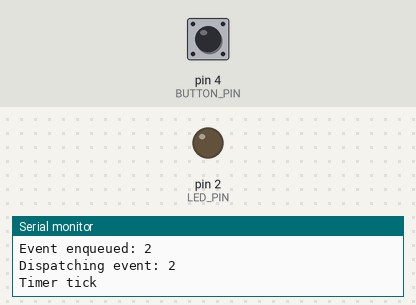
Simulated run of this sketch. Board: Arduino Uno, built with avr-gcc and run on an emulated ATmega328P. On the bench: output pins drawn as LEDs (lit = HIGH), the last lines printed to the serial monitor. Inputs (shaded band) come from the test bench; at power-on: pin 4 (BUTTON_PIN) HIGH.

Above: at 1.2 s.
1.3 s: pin 4 (BUTTON_PIN) pulled LOW for 0.15 s
At 2.0 s:
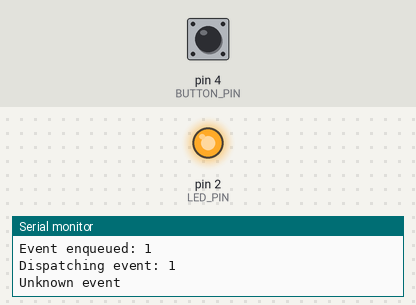
2.9 s: pin 4 (BUTTON_PIN) pulled LOW for 1 s
At 3.2 s:
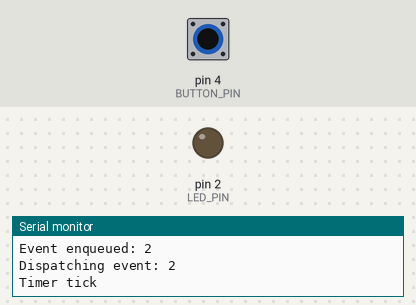
5.4 s: pin 4 (BUTTON_PIN) pulled LOW for 3.2 s
At 6.4 s:
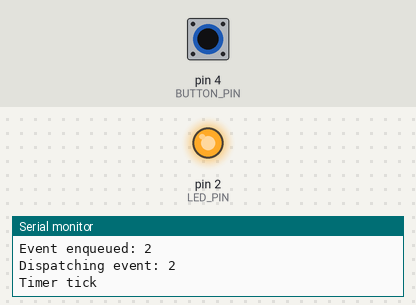
Timing chart, 0 to 8.4 s (numbered marks = the images above; inputs shaded):
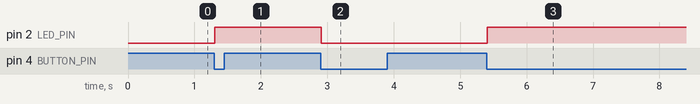

The sketch:

sketch.ino
```cpp
/*
 * Event-Driven - Event-Driven Programming
 *
 * Konsep: Program berdasarkan event
 *
 * Komponen:
 * - LED (D2)
 * - Button (D4)
 *
 * Pinout:
 * - LED   -> GPIO 2
 * - Button -> GPIO 4
 */

const int LED_PIN = 2;
const int BUTTON_PIN = 4;

// Event types
enum EventType {
  EVENT_BUTTON_PRESSED,
  EVENT_BUTTON_RELEASED,
  EVENT_TIMER_TICK,
  EVENT_LED_TOGGLE,
  EVENT_LED_ON,
  EVENT_LED_OFF
};

// Event structure
struct Event {
  EventType type;
  unsigned long timestamp;
  void* data;
};

// Event queue
const int MAX_EVENTS = 10;
Event eventQueue[MAX_EVENTS];
int eventCount = 0;

// Event handlers
typedef void (*EventHandler)(const Event& event);
EventHandler buttonPressHandler = NULL;
EventHandler timerTickHandler = NULL;

unsigned long lastTick = 0;
const unsigned long TICK_INTERVAL = 1000;

void setup() {
  Serial.begin(115200);
  pinMode(LED_PIN, OUTPUT);
  pinMode(BUTTON_PIN, INPUT_PULLUP);

  Serial.println("Event-Driven Demo Started");

  // Register event handlers
  registerEventHandler(EVENT_BUTTON_PRESSED, onButtonPressed);
  registerEventHandler(EVENT_TIMER_TICK, onTimerTick);

  Serial.println("Event handlers registered");
}

void loop() {
  // Generate events
  generateEvents();

  // Process events
  processEvents();

  delay(10);
}

void generateEvents() {
  // Check button
  static int lastButtonState = HIGH;
  int buttonState = digitalRead(BUTTON_PIN);

  if (buttonState != lastButtonState) {
    if (buttonState == LOW) {
      enqueueEvent(EVENT_BUTTON_PRESSED);
    } else {
      enqueueEvent(EVENT_BUTTON_RELEASED);
    }
    lastButtonState = buttonState;
  }

  // Check timer
  if (millis() - lastTick >= TICK_INTERVAL) {
    lastTick = millis();
    enqueueEvent(EVENT_TIMER_TICK);
  }
}

void enqueueEvent(EventType type) {
  if (eventCount < MAX_EVENTS) {
    eventQueue[eventCount].type = type;
    eventQueue[eventCount].timestamp = millis();
    eventQueue[eventCount].data = NULL;
    eventCount++;

    Serial.print("Event enqueued: ");
    Serial.println(type);
  } else {
    Serial.println("Event queue full!");
  }
}

void processEvents() {
  // Process all events in queue
  while (eventCount > 0) {
    Event event = eventQueue[0];

    // Shift remaining events
    for (int i = 0; i < eventCount - 1; i++) {
      eventQueue[i] = eventQueue[i + 1];
    }
    eventCount--;

    // Dispatch event
    dispatchEvent(event);
  }
}

void dispatchEvent(const Event& event) {
  Serial.print("Dispatching event: ");
  Serial.println(event.type);

  switch (event.type) {
    case EVENT_BUTTON_PRESSED:
      if (buttonPressHandler != NULL) {
        buttonPressHandler(event);
      }
      break;

    case EVENT_TIMER_TICK:
      if (timerTickHandler != NULL) {
        timerTickHandler(event);
      }
      break;

    case EVENT_LED_TOGGLE:
      toggleLED();
      break;

    case EVENT_LED_ON:
      digitalWrite(LED_PIN, HIGH);
      break;

    case EVENT_LED_OFF:
      digitalWrite(LED_PIN, LOW);
      break;

    default:
      Serial.println("Unknown event");
      break;
  }
}

void registerEventHandler(EventType type, EventHandler handler) {
  switch (type) {
    case EVENT_BUTTON_PRESSED:
      buttonPressHandler = handler;
      break;
    case EVENT_TIMER_TICK:
      timerTickHandler = handler;
      break;
    default:
      Serial.println("Cannot register handler for this event");
      break;
  }
}

void onButtonPressed(const Event& event) {
  Serial.println("Button pressed - Toggling LED");
  enqueueEvent(EVENT_LED_TOGGLE);
}

void onTimerTick(const Event& event) {
  Serial.println("Timer tick");
  // Do periodic tasks here
}

void toggleLED() {
  static bool state = false;
  state = !state;
  digitalWrite(LED_PIN, state ? HIGH : LOW);
  Serial.print("LED toggled to: ");
  Serial.println(state ? "ON" : "OFF");
}
```

Measured:
- after the input at 1.3 s, pin 2 (LED_PIN): LOW → HIGH at once
- after the input at 2.9 s, pin 2 (LED_PIN): HIGH → LOW at once
- after the input at 5.4 s, pin 2 (LED_PIN): LOW → HIGH at once
